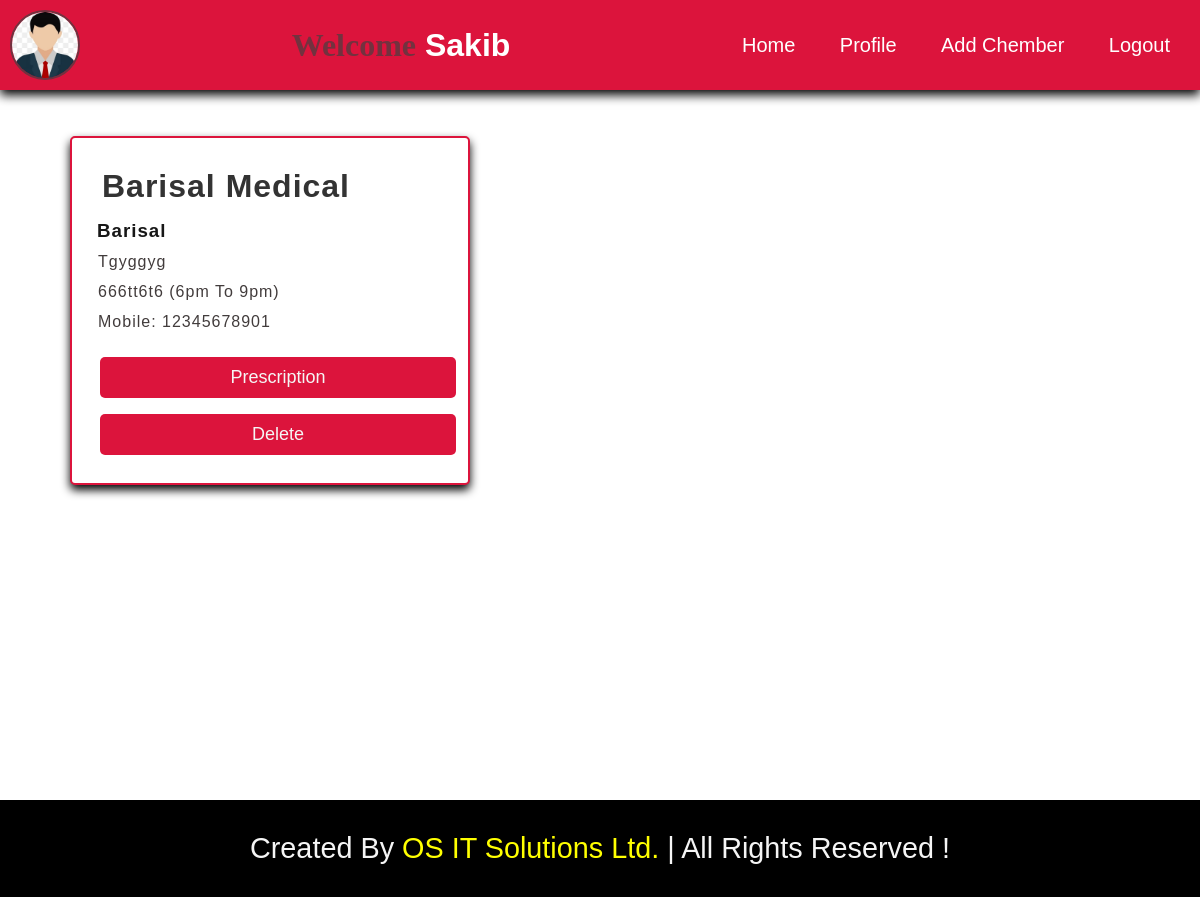
The page /home.php (signed in) on the database its author committed.
### tables this page shows
CREATE TABLE `addchember` (
  `id` int(4) NOT NULL,
  `aid` int(5) NOT NULL,
  `chember_name` varchar(100) NOT NULL,
  `location` varchar(100) NOT NULL,
  `phn` varchar(30) NOT NULL,
  `location_details` varchar(255) NOT NULL,
  `day` varchar(40) NOT NULL,
  `time` varchar(30) NOT NULL
);

### home.php (the view, shortened to what this page needs)
<!DOCTYPE html>
<html lang="en">
<head>
    <link rel="stylesheet" href="home.css">
</head>
<body>
<?php
        include 'header.php';
        ?>
<div class="home">
            <div class="chemberitem">
   <?php
$select=mysqli_query($con,"SELECT * FROM addchember where aid=$id");
while($row=mysqli_fetch_assoc($select)){
?>
            <div class="chember">
                  <h1><?php echo $row['chember_name'];   ?></h1>
                   <h3><?php echo $row['location'];   ?></h3>
                   <p><?php echo $row['location_details']; ?>
                   <p><?php echo $row['day']; ?> (<?php echo $row['time']; ?>)
                    <p>mobile: <span><?php echo $row['phn'] ;?></span>
           </p>
                </p>
                <button><a href="prescription.php?idno=<?php echo $row['id'];?>">prescription</a></button>
                   <button><a href="delete.php?idno=<?php echo $row['id'];?>" onclick="return confirm('Are you sure to confirm delete?')">delete</a></button>
                   </div>
                <?php
                }
                   ?>
</div>
 </div>
    <?php
    include 'fotter.php';
    ?>
</body>
</html>

### home.css (style rules this page uses)
* { margin: 0; padding: 0; box-sizing: border-box; text-transform: capitalize; font-family: Arial, Helvetica, sans-serif; }
.home { width: 100%; background: #fff; min-height: 100vh; padding: 20px; }
.chemberitem { display: flex; flex-wrap: wrap; padding: 20px; }
.home .chember { flex: 1 1 100px; max-width: 400px; padding: 20px; text-align: justify; background-color: white; margin: 30px; border-radius: 5px; border: 2px solid crimson; margin-top: 6rem; box-shadow: 0 5px 10px rgb(0, 0, 0.1); }
.home .chember h1 { letter-spacing: 1px; color: #333; padding: 10px; }
.home .chember p { letter-spacing: 1px; color: rgb(66, 60, 60); padding: 6px; }
.home .chember h3 { letter-spacing: 1px; color: rgb(23, 23, 23); padding: 5px; }
.home .chember button { width: 100%; padding: 10px 20px; background-color: crimson; border-radius: 5px; margin: 8px; border: none; outline: none; }
.home .chember button a { text-decoration: none; font-size: 18px; color: whitesmoke; transition: .2s ease; }

### header.css (style rules this page uses)
* { margin: 0; padding: 0; box-sizing: border-box; text-transform: capitalize; font-family: Arial, Helvetica, sans-serif; }

### rows shown on the page
addchember: chember_name "Barisal Medical", location "Barisal", location_details "Tgyggyg", day "666tt6t6", time "6pm To 9pm", phn "12345678901"

### other values the page prints
$_SESSION['name'] "Sakib"
